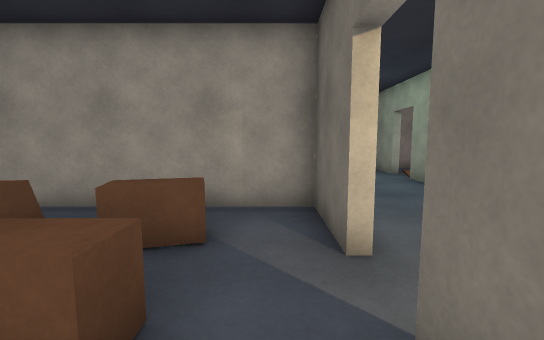
View 1 (above)

23 first-person views from a walk through a scene from a Unity 3-D project. The camera is 1.3 m above the floor, tilts 6° down and sees 90° across. The floor is counted in squares, 1 m on a side. Each view is taken from the middle of a square. On the plan, view 1 faces up. The plan holds only what a view shows up to about 13 squares ahead; the rest is blank. The place goes on beyond the plan. The player character is not drawn. Door leaves are left out, so doorways stand open.

View 2
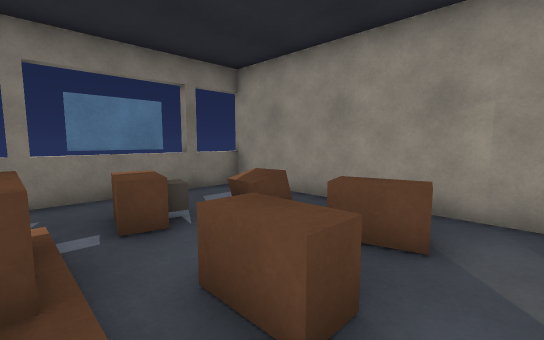

View 3
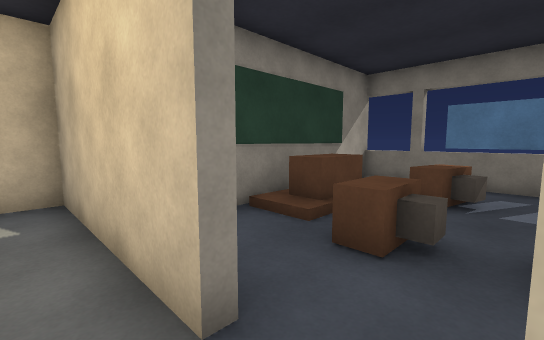

View 4
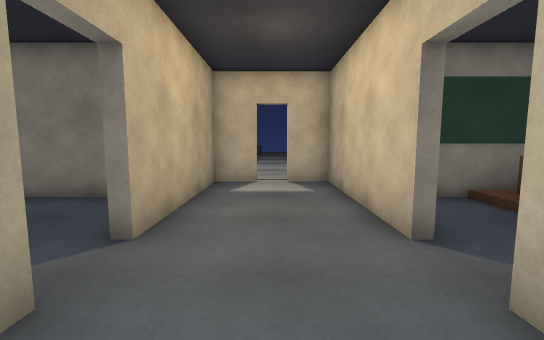

View 5
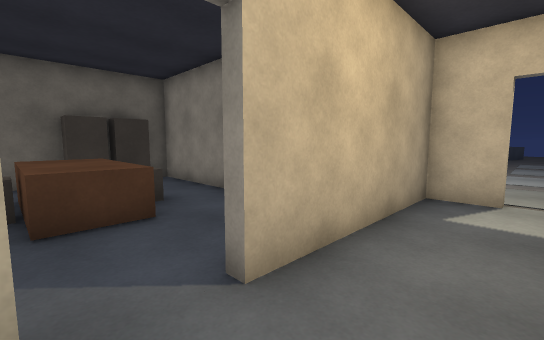

View 6
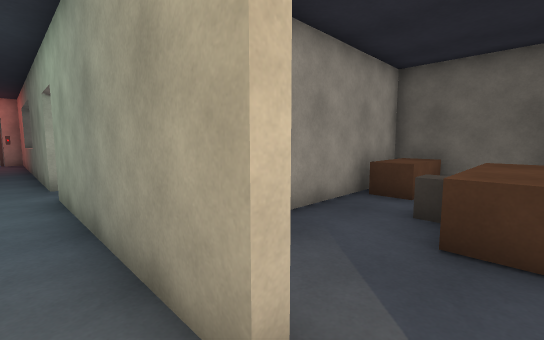

View 7
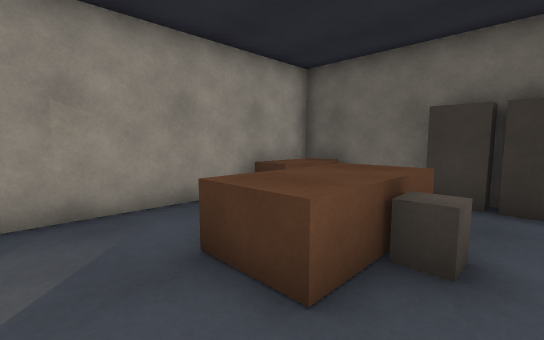

View 8
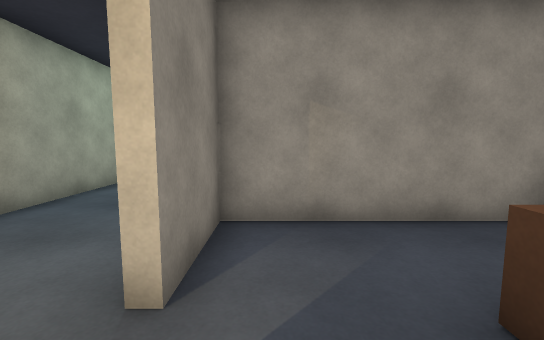

View 9
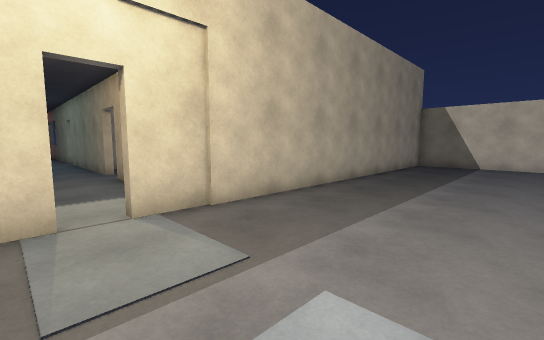

View 10
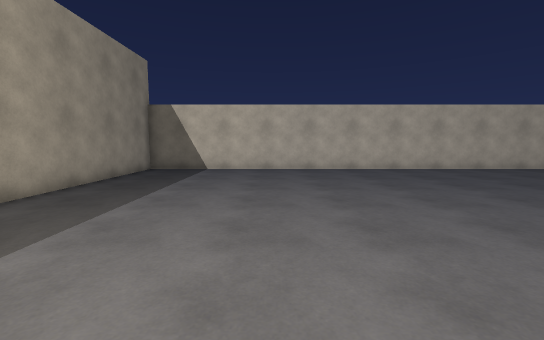

View 11
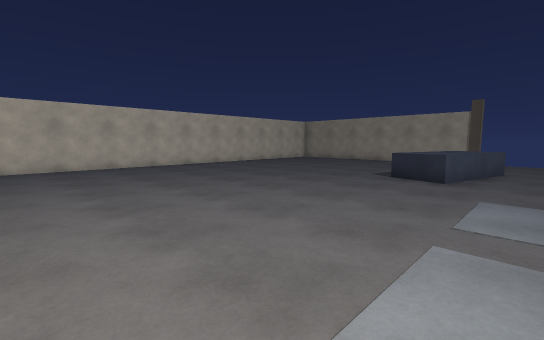

View 12
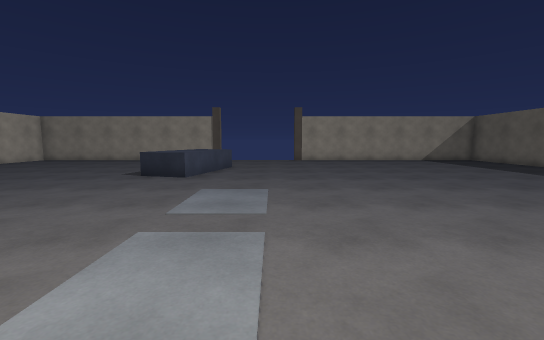

View 13
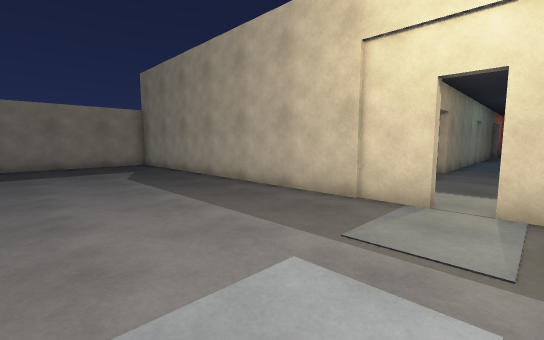

View 14
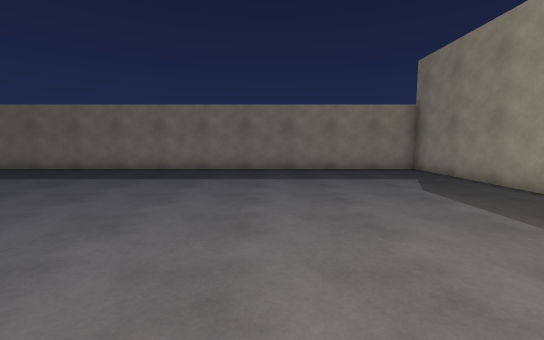

View 15
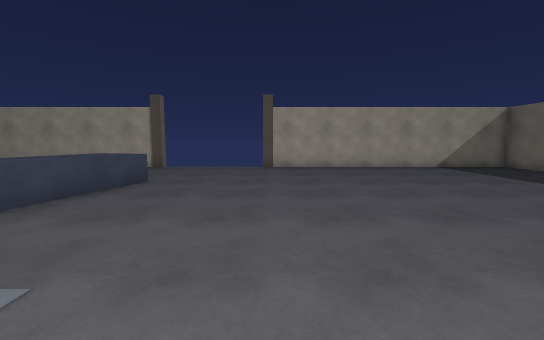

View 16
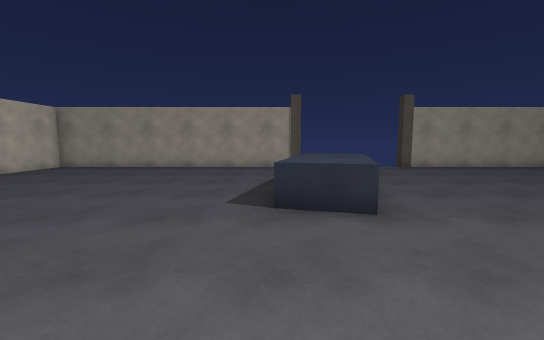

View 17
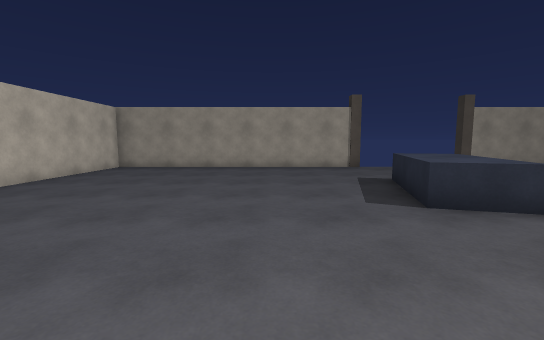

View 18
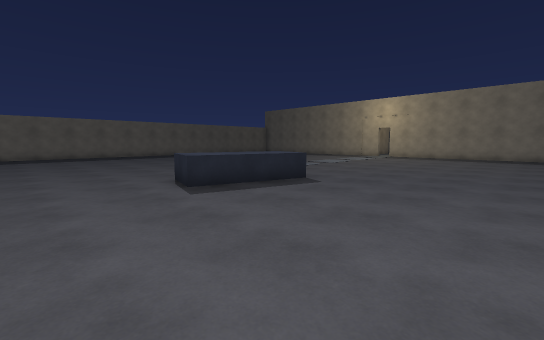

View 19
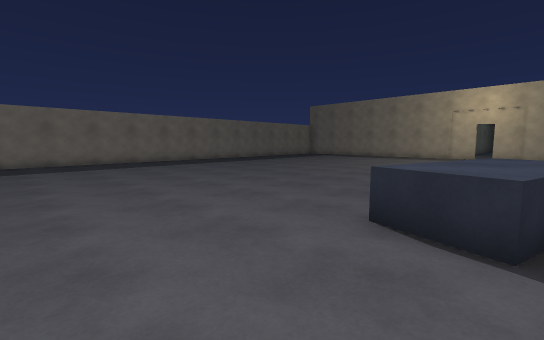

View 20
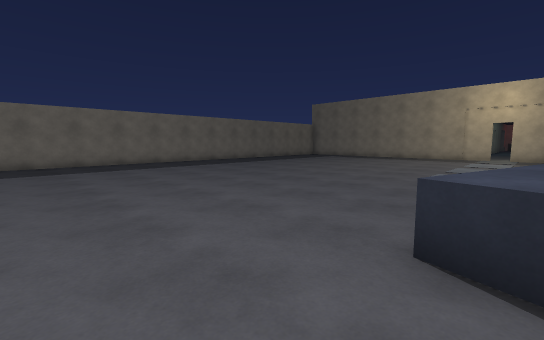

View 21
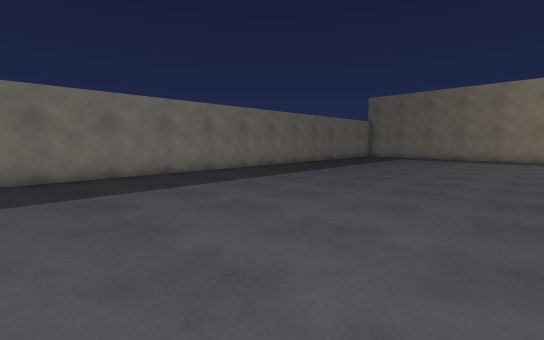

View 22
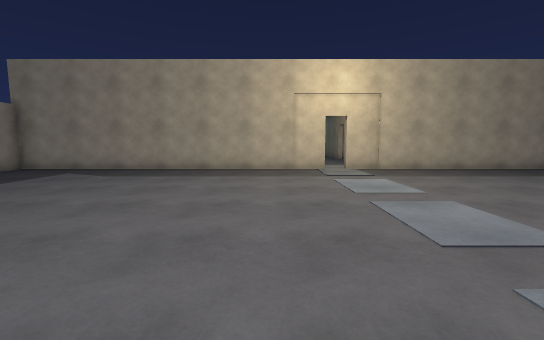

View 23
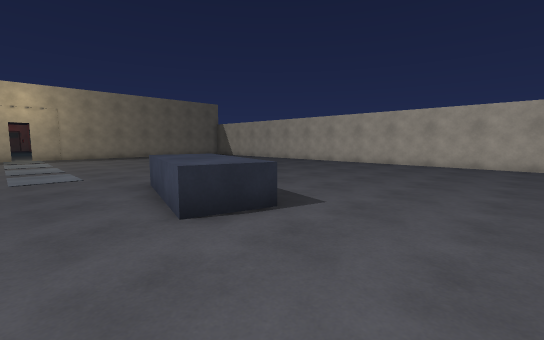

### Floor plan
Points are (right, up) in squares from view 1. A wall is a line through its corners. A room is listed if a view was taken in it or the views show most of it. See-through windows are left out.
Room 1 (views 1, 2)
walls: (0.9, 3) (0.9, 5.3) (-6.8, 5.3) (-6.8, -1.4); (0.9, 0.8) (0.9, 1.5); (-7.1, -1.3) (-0.9, -1.3)
ways out: open door at (0.5, 2) to room 2
objects: other object (-5, 1) to (-4, 1); other object (-5, 2) to (-4, 2); other object (-4, -1) to (-2, 0); other object (-4, 4); other object (-2, 1) to (-1, 1); other object (-2, 2) to (-1, 2); other object (-2, 3) to (-1, 3)
Room 2 (views 3, 4, 5, 6)
walls: (1.1, 1.5) (1.1, -3.9) (2.5, -3.9); (5.2, 3) (4.8, 3) (4.8, 8.5); (3.5, -3.9) (4.8, -3.9) (4.8, 1.5) (5.2, 1.5); (1.1, 8.5) (1.1, 3)
ways out: open door at (0.5, 2) to room 1; opening at (5, 2) to room 3; open door at (5, 3) to room 3; open door at (3, -4) to room 4
Room 3 (views 7, 8)
walls: (10.5, 5.3) (5.2, 5.3) (5.2, 3); (6.9, -1.3) (12.9, -1.3) (12.9, 5.3)
low walls: (9.4, 2.8) (10.6, 2.8); (8.5, 1.2) (7.6, 1.2) (7.6, 2.8) (8.4, 2.8); (10.9, 1.2) (9.4, 1.2)
ways out: opening at (5, 2) to room 2; open door at (5, 3) to room 2
objects: other object (9, 1); other object (9, 3); other object (11, 4) to (12, 5); other object (12, 0); other object (12, 1) to (12, 2)
Room 4 (views 9, 10, 11, 12, 13, 14, 15, 16, 17, 18, 19, 20, 21, 22, 23)
walls: (2.5, -4.2) (-11.8, -4.2) (-11.8, -28.1); (17.8, -28.1) (17.8, -4.2) (3.5, -4.2)
low walls: (5.1, -19.7) (7, -20.2) (5.9, -24.3) (4, -23.8) (5.1, -19.7)
ways out: open door at (3, -4) to room 2

Where each view was taken, in squares from view 1:
view 1: 0 up, 0 right, facing up
view 2: 0 up, 0 right, facing up-left
view 3: 3 up, 2 right, facing down-left
view 4: 5 up, 3 right, facing down
view 5: 3 up, 3 right, facing down-right
view 6: 2 up, 4 right, facing up-right
view 7: 0 up, 6 right, facing up-right
view 8: 1 up, 6 right, facing up
view 9: 9 down, 2 right, facing up-right
view 10: 10 down, 5 right, facing right
view 11: 10 down, 3 right, facing down-right
view 12: 10 down, 2 right, facing down
view 13: 10 down, 4 right, facing up-left
view 14: 11 down, 1 right, facing left
view 15: 15 down, 0 right, facing down
view 16: 15 down, 7 right, facing down
view 17: 15 down, 10 right, facing down
view 18: 28 down, 13 right, facing up-left
view 19: 28 down, 6 right, facing up-left
view 20: 27 down, 5 right, facing up-left
view 21: 27 down, 1 left, facing up-left
view 22: 17 down, 0 right, facing up
view 23: 28 down, 2 right, facing up-right
